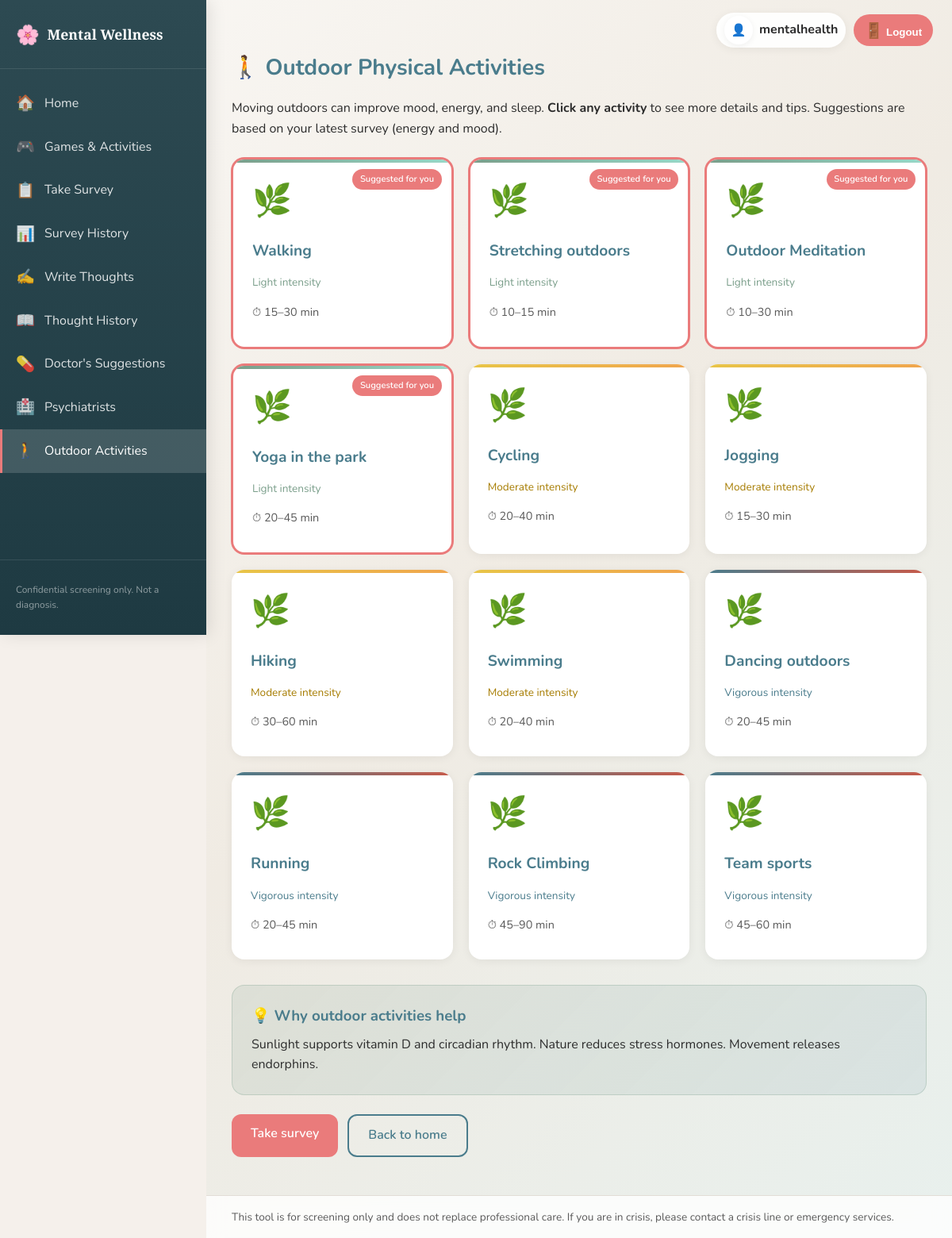
The app's page /activities/ (signed in) with its own data.
### wellness/models.py (models this page shows, shortened)
class PhysicalActivity(models.Model):
    INTENSITY_CHOICES = [
        ('light', 'Light'),
        ('moderate', 'Moderate'),
        ('vigorous', 'Vigorous'),
    ]
    name = models.CharField(max_length=128)
    description = models.TextField(blank=True)
    intensity = models.CharField(max_length=16, choices=INTENSITY_CHOICES, default='moderate')
    duration_suggestion = models.CharField(max_length=64, blank=True)  # e.g. "20–30 min"
    duration_minutes = models.PositiveSmallIntegerField(default=30, help_text='Suggested duration in minutes (for timer)')
    outdoor = models.BooleanField(default=True)
    order = models.PositiveSmallIntegerField(default=0)
    image_url = models.URLField(blank=True, help_text='Optional image URL for display')
    icon = models.CharField(max_length=32, blank=True, help_text='Emoji or icon, e.g. 🚶 🌳 🏃')
    class Meta:
        ordering = ['order', 'name']
        verbose_name_plural = 'Physical activities'

### wellness/views.py (the view)
# urls.py: path('activities/', views.activities, name='activities'),
def activities(request):
    activities_list = list(PhysicalActivity.objects.filter(outdoor=True))
    latest = SurveyResponse.objects.filter(user=request.user).order_by('-created_at').first()
    suggested_ids = set()
    user_prefs = {}
    if request.user.is_authenticated:
        user_prefs = {
            p.activity_id: p.preferred_duration_minutes
            for p in UserActivityPreference.objects.filter(user=request.user)
        }
    if latest:
        energy_score = latest.energy_score
        max_energy = 6  # 2 items * 3
        if energy_score <= 2:
            suggested_ids = {a.id for a in activities_list if a.intensity == 'light'}
        elif energy_score <= 4:
            suggested_ids = {a.id for a in activities_list if a.intensity in ('light', 'moderate')}
        else:
            suggested_ids = {a.id for a in activities_list if a.intensity in ('moderate', 'vigorous')}
        if not suggested_ids:
            suggested_ids = {a.id for a in activities_list}
    for a in activities_list:
        a.suggested = a.id in suggested_ids
        a.timer_duration = user_prefs.get(a.id, a.duration_minutes)
    return render(request, 'wellness/activities.html', {
        'activities': activities_list,
        'has_survey': latest is not None,
        'title': 'Outdoor Physical Activities',
    })

### wellness/context_processors.py (called while the page is built)
def wellness_context(request):
    is_doctor = False
    doctor_profile = None
    if request.user.is_authenticated:
        try:
            doctor_profile = DoctorProfile.objects.get(user=request.user)
            is_doctor = True
        except DoctorProfile.DoesNotExist:
            pass
    return {'is_doctor': is_doctor, 'doctor_profile': doctor_profile}

### wellness/templates/wellness/activities.html (shortened to what this page needs)
{% extends "base.html" %}
{% block content %}
<section class="activities-page">
    <div class="page-hero">
        <h1>🚶 Outdoor Physical Activities</h1>
        <p class="intro">
            Moving outdoors can improve mood, energy, and sleep. <strong>Click any activity</strong> to see more details and tips.
            {% if has_survey %} Suggestions are based on your latest survey (energy and mood).{% endif %}
        </p>
    </div>
    <div class="activities-grid">
        {% for a in activities %}
        <div class="activity-card activity-card-{{ a.intensity }} {% if a.suggested %}suggested{% endif %}"
             data-activity-id="{{ a.id }}"
             data-name="{{ a.name }}"
             data-intensity="{{ a.get_intensity_display }}"
             data-duration="{{ a.duration_suggestion|default:'—' }}"
             data-duration-minutes="{{ a.timer_duration|default:a.duration_minutes }}"
             data-description="{{ a.description|default:'A great outdoor activity to boost your wellness.' }}"
             data-icon="{{ a.icon|default:'🌿' }}"
             data-image="{{ a.image_url|default:'' }}"
             role="button"
             tabindex="0">
            <div class="activity-card-inner">
                {% if a.image_url %}
                <div class="activity-image" style="background-image: url('{{ a.image_url }}')"></div>
                {% else %}
                <div class="activity-color-bar intensity-{{ a.intensity }}"></div>
                {% endif %}
                <div class="activity-icon">{{ a.icon|default:"🌿" }}</div>
                <h2>{{ a.name }}</h2>
                <p class="intensity intensity-{{ a.intensity }}">{{ a.get_intensity_display }} intensity</p>
                {% if a.duration_suggestion %}<p class="duration">⏱ {{ a.duration_suggestion }}</p>{% endif %}
                {% if a.suggested %}<span class="suggested-badge">Suggested for you</span>{% endif %}
            </div>
        </div>
        {% endfor %}
    </div>
    <div class="activities-extra">
        <div class="info-card">
            <h3>💡 Why outdoor activities help</h3>
            <p>Sunlight supports vitamin D and circadian rhythm. Nature reduces stress hormones. Movement releases endorphins.</p>
        </div>
    </div>
    <p class="next-steps">
        <a href="{% url 'wellness:survey' %}" class="btn btn-secondary">Take survey</a>
        <a href="{% url 'wellness:home' %}" class="btn btn-outline">Back to home</a>
    </p>
</section>
{% endblock %}

### templates/base.html (shortened to what this page needs)
<!DOCTYPE html>
<html lang="en">
<head>
    <link rel="stylesheet" href="/static/css/style.css">
</head>
<body>
    {% if user.is_authenticated %}
    <aside class="sidebar">
        <a href="{% if is_doctor %}{% url 'wellness:doctor_dashboard' %}{% else %}{% url 'wellness:home' %}{% endif %}" class="sidebar-logo">
            <span class="logo-icon">🌸</span>
            <span class="logo-text">Mental Wellness</span>
        </a>
        <nav class="sidebar-nav">
            {% if is_doctor %}
                <a href="{% url 'wellness:doctor_dashboard' %}" class="nav-link {% if request.resolver_match.url_name == 'doctor_dashboard' %}active{% endif %}">
                    <span class="nav-icon">🏠</span> Doctor Dashboard
                </a>
            {% else %}
                <a href="{% url 'wellness:home' %}" class="nav-link {% if request.resolver_match.url_name == 'home' %}active{% endif %}">
                    <span class="nav-icon">🏠</span> Home
                </a>
                <a href="{% url 'wellness:games' %}" class="nav-link {% if request.resolver_match.url_name == 'games' %}active{% endif %}">
                    <span class="nav-icon">🎮</span> Games & Activities
                </a>
                <a href="{% url 'wellness:survey' %}" class="nav-link {% if request.resolver_match.url_name == 'survey' %}active{% endif %}">
                    <span class="nav-icon">📋</span> Take Survey
                </a>
                <a href="{% url 'wellness:survey_history' %}" class="nav-link {% if request.resolver_match.url_name == 'survey_history' %}active{% endif %}">
                    <span class="nav-icon">📊</span> Survey History
                </a>
                <a href="{% url 'wellness:thought_journal' %}" class="nav-link {% if request.resolver_match.url_name == 'thought_journal' %}active{% endif %}">
                    <span class="nav-icon">✍️</span> Write Thoughts
                </a>
                <a href="{% url 'wellness:thought_history' %}" class="nav-link {% if request.resolver_match.url_name == 'thought_history' %}active{% endif %}">
                    <span class="nav-icon">📖</span> Thought History
                </a>
                <a href="{% url 'wellness:my_suggestions' %}" class="nav-link {% if request.resolver_match.url_name == 'my_suggestions' %}active{% endif %}">
                    <span class="nav-icon">💊</span> Doctor's Suggestions
                </a>
                <a href="{% url 'wellness:psychiatrists' %}" class="nav-link {% if request.resolver_match.url_name == 'psychiatrists' %}active{% endif %}">
                    <span class="nav-icon">🏥</span> Psychiatrists
                </a>
                <a href="{% url 'wellness:activities' %}" class="nav-link {% if request.resolver_match.url_name == 'activities' %}active{% endif %}">
                    <span class="nav-icon">🚶</span> Outdoor Activities
                </a>
            {% endif %}
        </nav>
        <div class="sidebar-footer">
            <p>Confidential screening only. Not a diagnosis.</p>
        </div>
    </aside>
    {% endif %}
    <div class="page-wrapper {% if not user.is_authenticated %}no-sidebar{% endif %}">
        {% if user.is_authenticated %}
        <header class="topbar">
            <div class="topbar-user">
                <span class="user-avatar">👤</span>
                <span class="username">{{ user.username }}</span>
            </div>
            <form method="post" action="{% url 'wellness:logout' %}" class="topbar-logout-form">
                <button type="submit" class="nav-link nav-logout-btn"><span class="nav-icon">🚪</span> Logout</button>
            </form>
        </header>
        {% endif %}
        <main class="main-content">
            {% block content %}{% endblock %}
        </main>
        <footer class="site-footer">
            <p>This tool is for screening only and does not replace professional care. If you are in crisis, please contact a crisis line or emergency services.</p>
        </footer>
    </div>
</body>
</html>

### records on screen
PhysicalActivity: icon "🌿", name "Walking", intensity "Light", duration_suggestion "15–30 min", shows "Suggested for you"
PhysicalActivity: icon "🌿", name "Stretching outdoors", intensity "Light", duration_suggestion "10–15 min", shows "Suggested for you"
PhysicalActivity: icon "🌿", name "Outdoor Meditation", intensity "Light", duration_suggestion "10–30 min", shows "Suggested for you"
PhysicalActivity: icon "🌿", name "Yoga in the park", intensity "Light", duration_suggestion "20–45 min", shows "Suggested for you"
PhysicalActivity: icon "🌿", name "Cycling", intensity "Moderate", duration_suggestion "20–40 min"
PhysicalActivity: icon "🌿", name "Jogging", intensity "Moderate", duration_suggestion "15–30 min"
PhysicalActivity: icon "🌿", name "Hiking", intensity "Moderate", duration_suggestion "30–60 min"
PhysicalActivity: icon "🌿", name "Swimming", intensity "Moderate", duration_suggestion "20–40 min"
PhysicalActivity: icon "🌿", name "Dancing outdoors", intensity "Vigorous", duration_suggestion "20–45 min"
PhysicalActivity: icon "🌿", name "Running", intensity "Vigorous", duration_suggestion "20–45 min"
PhysicalActivity: icon "🌿", name "Rock Climbing", intensity "Vigorous", duration_suggestion "45–90 min"
PhysicalActivity: icon "🌿", name "Team sports", intensity "Vigorous", duration_suggestion "45–60 min"

### other values on screen
{{ user.username }} "mentalhealth"
